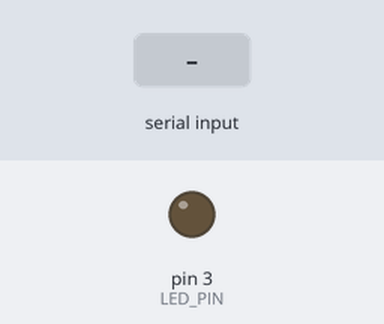
Bench run of a sketch on a simulated Arduino Uno, built with avr-gcc and run on an emulated ATmega328P. Shown: output pins drawn as LEDs (lit = HIGH). The inputs (shaded band) are chosen by the test bench.

Above: at 1.2 s.
1.3 s: byte 1 (0x01) received over Serial
At 1.9 s:
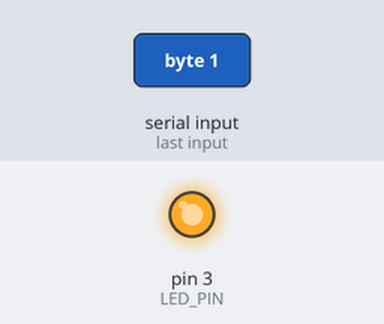
Timing chart, 0 to 4.8 s (numbered marks = the images above; inputs shaded):
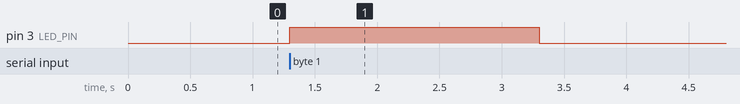

Measured:
- after the input at 1.3 s, pin 3 (LED_PIN): LOW → HIGH at once, → LOW 2.0 s later

The sketch:

led_code.ino
```cpp
#define LED_PIN 3
unsigned long offTime = 0;
bool ledActive = false;

void setup() {
  Serial.begin(115200);
  pinMode(LED_PIN, OUTPUT);
  digitalWrite(LED_PIN, LOW);  // Off (Active Low)
}

void loop() {
  if (Serial.available() > 0) {
    // Read one byte at a time
    byte incomingByte = Serial.read();

    // Check if the byte is 0x01 (Hex for 1)
    if (incomingByte == 0x01) {
      digitalWrite(LED_PIN, HIGH);  // Turn LED ON
      offTime = millis() + 2000;
      ledActive = true;
    }
  }

  // Non-blocking 2s timer
  if (ledActive && (millis() >= offTime)) {
    digitalWrite(LED_PIN, LOW);
    ledActive = false;
  }
}
```
